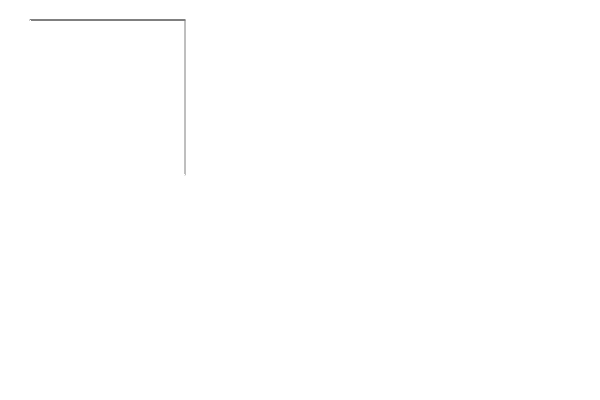
Frame 1 (no input)
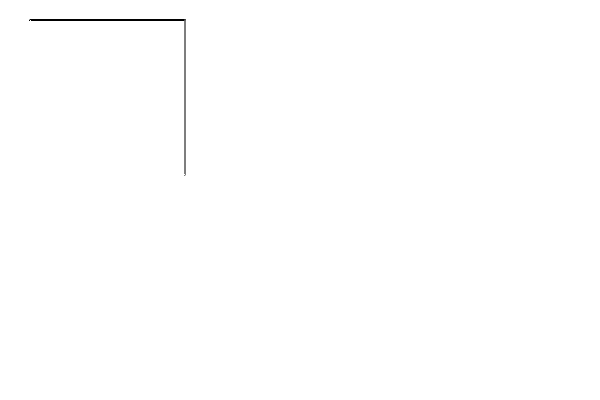
Frame 60 (no input)
Frame 120 (the mouse pressed at the canvas centre since frame 60): identical to frame 60, image omitted

The p5.js sketch that drew these frames (run headless with seeded random() and noise() and a simulated clock; from frame 60 on, the mouse is pressed at the canvas centre):

// p5.js sketch
// ── sketch.js
function setup() {
  createCanvas(600, 400);
}

function draw() {
stroke(0);
line(30, 20, 185, 20);
stroke(126);
line(185, 20, 185, 175);
stroke(255);
line(185, 175, 30, 20);

stroke(0);
line(615, 20, 770, 20);
stroke(126);
line(770, 20, 770,175);
stroke(255);
line(770, 175, 615, 175);
line(615, 175, 615, 20);


  
}
// ── main.js
console.log ("hola mundo desde javascript")
